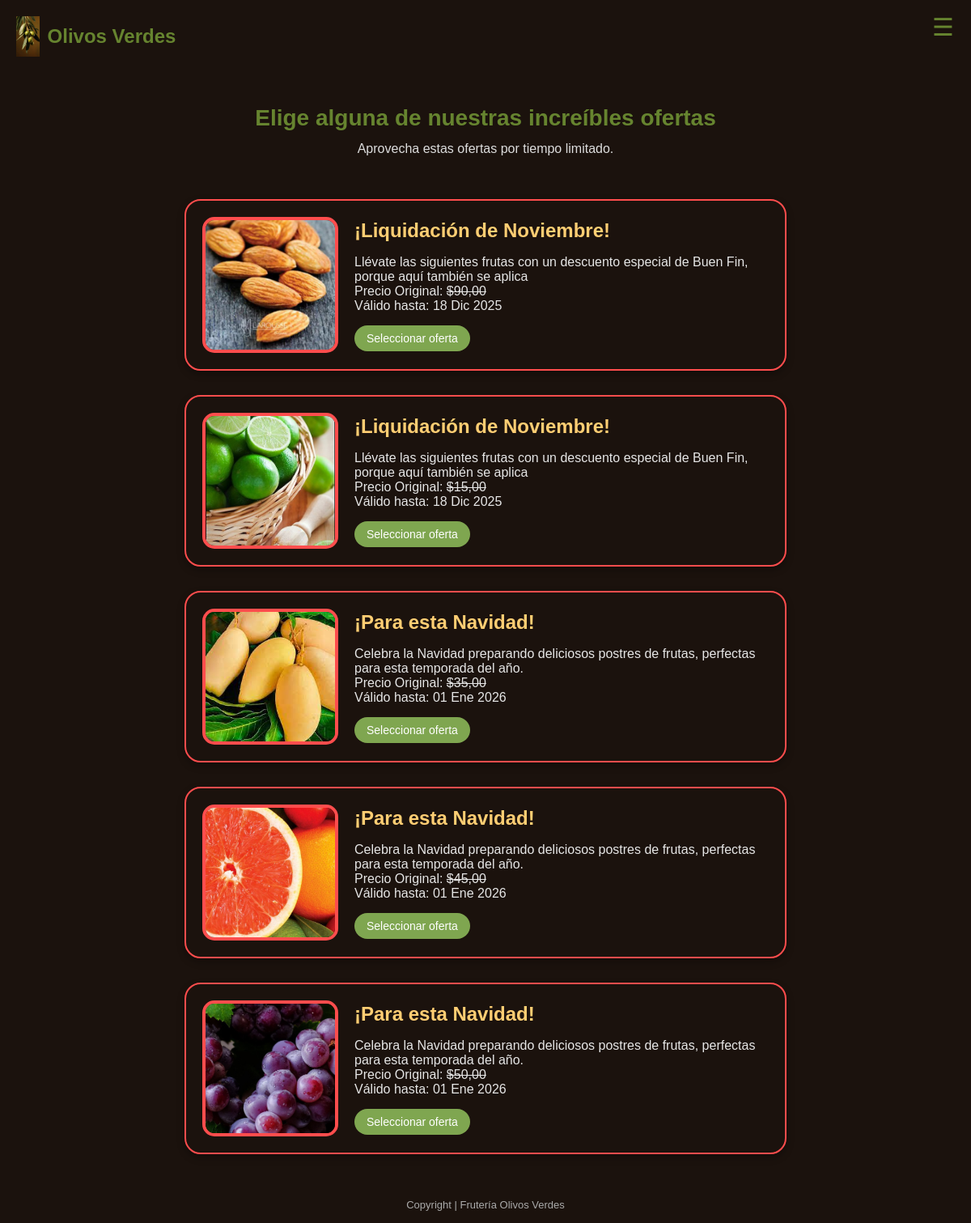
Screenshot of /ofertas/ with the database file from the repository.
### app_fruteria/models.py (models this page shows, shortened)
class Producto(models.Model):
    nombre = models.CharField(max_length=100)
    precio = models.DecimalField(max_digits=6, decimal_places=2)
    descripcion = models.TextField()
    imagen = models.ImageField(upload_to='productos/', null=True, blank=True)
    categoria = models.ForeignKey(Categoria, on_delete=models.SET_NULL, null=True)
    sucursal = models.ForeignKey(Sucursal, on_delete=models.CASCADE, default=1)
    oferta = models.ForeignKey(Oferta, on_delete=models.SET_NULL,  null=True,  blank=True, related_name='productos_en_oferta',verbose_name="Aplicar Oferta")

class Oferta(models.Model):
    nombre = models.CharField(max_length=100, default='Oferta sin nombre')
    descripcion = models.TextField(blank=True, null=True)
    activo = models.BooleanField(default=True, verbose_name="¿Oferta Activa?")
    fecha_inicio = models.DateField(null=True, blank=True)
    fecha_fin = models.DateField(null=True, blank=True)
    porcentaje_descuento = models.DecimalField(
    max_digits=5,
    decimal_places=2,
    default=0,
    verbose_name="Porcentaje de Descuento (%)"
)
    class Meta:
        verbose_name_plural = "Ofertas"

### app_fruteria/views.py (the view)
# urls.py: path('ofertas/', views.ver_ofertas, name='ver_ofertas'),
def ver_ofertas(request):
    hoy = datetime.date.today()
    lista_productos_oferta = Producto.objects.filter(
        oferta__isnull=False,
        oferta__fecha_inicio__lte=hoy,
        oferta__fecha_fin__gte=hoy
    ).order_by('nombre')
    contexto = {
        'lista_productos': lista_productos_oferta, # Cambiamos el nombre de la variable para que coincida con la plantilla
        'titulo_seccion': ' Ofertas y Promociones Vigentes'
    }
    return render(request, 'app_fruteria/ofertas.html', contexto)

### app_fruteria/templates/app_fruteria/ofertas.html (shortened to what this page needs)
<!DOCTYPE html>
<html lang="es">
<head>
    {% load static %}
</head>
<body>
    <header>
        <img src="{% static 'app_fruteria/imagenes/icon.jpg' %}" alt="Logo">
        Olivos Verdes
    </header>
    <button class="hamburger-icon" id="menu-btn">☰</button>
    <h1 style="color:#66842f; text-align:center;">Elige alguna de nuestras increíbles ofertas</h1>
    <p class="intro" style="text-align:center;">
        Aprovecha estas ofertas por tiempo limitado.
    </p>
{% for producto in lista_productos %}
<section class="oferta" data-producto-id="{{ producto.id }}">
    {% if producto.imagen %}
        <img src="{{ producto.imagen.url }}" alt="{{ producto.nombre }}">
    {% else %}
        <img src="{% static 'app_fruteria/imagenes/placeholder.jpg' %}" alt="{{ producto.nombre }}">
    {% endif %}
    <div class="texto">
        <h2>¡{{ producto.oferta.nombre }}!</h2>
        <p>
            {{ producto.oferta.descripcion }}
            <br>Precio Original: <del>${{ producto.precio|floatformat:2 }}</del>
            <br>Válido hasta: {{ producto.oferta.fecha_fin|date:"d M Y" }}
        </p>
        <button class="btn-accion js-add-to-cart"
                data-product-id="{{ producto.id }}"
                data-product-name="{{ producto.nombre }}"
                style="display: inline-block;">
            Seleccionar oferta
        </button>
    </div>
</section>
{% empty %}
<p style="text-align: center; margin-top: 50px;">Lo sentimos, no hay ofertas vigentes en este momento.</p>
{% endfor %}
    <footer>
        Copyright | Frutería Olivos Verdes
    </footer>
</body>
</html>

### app_fruteria/templates/app_fruteria/ofertas.html (style rules this page uses)
body { background-color: #1b120d; color: #fff; font-family: 'Verdana', sans-serif; margin: 0; padding: 0; }
header { display: flex; align-items: center; justify-content: flex-start; background-color: #1b120d; padding: 20px; color: #66842f; font-size: 24px; font-weight: bold; }
header img { height: 50px; margin-right: 10px; }
h1 { margin: 40px 30px 10px; font-size: 28px; }
p.intro { margin: 0 30px 50px; color: #ddd; font-size: 16px; line-height: 1.5; }
.oferta { display: flex; align-items: center; justify-content: flex-start; background-color: #1b120d; border-radius: 20px; margin: 30px auto; width: 80%; max-width: 700px; padding: 20px; gap: 20px; box-shadow: 0 4px 10px rgba(0,0,0,0.3); border: 2px solid #ff4d4d; }
.oferta img { width: 160px; height: 160px; object-fit: cover; border-radius: 15px; border: 4px solid #ff4d4d; }
.texto { flex: 1; text-align: left; }
.texto h2 { margin: 0 0 10px 0; color: #ffce73; }
.texto p { margin-bottom: 15px; color: #e6e6e6; }
.texto button { background-color: #7fa650; border: none; color: #fff; padding: 8px 15px; border-radius: 20px; cursor: pointer; font-size: 14px; }
footer { background-color: #1b120d; color: #aaa; padding: 15px; font-size: 13px; text-align: center; margin-top: 40px; }
.hamburger-icon { display: block; position: fixed; top: 15px; right: 15px; z-index: 1000; background: none; border: none; font-size: 30px; cursor: pointer; color: #66842f; }

### rows the page displays
Producto: imagen (picture), oferta.nombre "Liquidación de Noviembre", oferta.descripcion "Llévate las siguientes frutas con un descuento especial de Buen Fin, porque aquí también se aplica", precio "90,00", oferta.fecha_fin "18 Dic 2025"
Producto: imagen (picture), oferta.nombre "Liquidación de Noviembre", oferta.descripcion "Llévate las siguientes frutas con un descuento especial de Buen Fin, porque aquí también se aplica", precio "15,00", oferta.fecha_fin "18 Dic 2025"
Producto: imagen (picture), oferta.nombre "Para esta Navidad", oferta.descripcion "Celebra la Navidad preparando deliciosos postres de frutas, perfectas para esta temporada del año.", precio "35,00", oferta.fecha_fin "01 Ene 2026"
Producto: imagen (picture), oferta.nombre "Para esta Navidad", oferta.descripcion "Celebra la Navidad preparando deliciosos postres de frutas, perfectas para esta temporada del año.", precio "45,00", oferta.fecha_fin "01 Ene 2026"
Producto: imagen (picture), oferta.nombre "Para esta Navidad", oferta.descripcion "Celebra la Navidad preparando deliciosos postres de frutas, perfectas para esta temporada del año.", precio "50,00", oferta.fecha_fin "01 Ene 2026"
